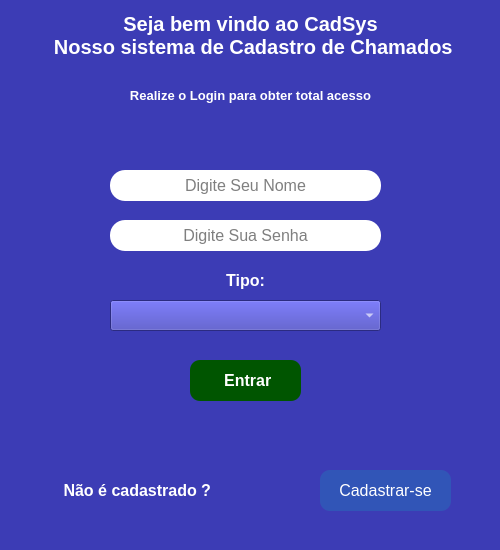
<?xml version="1.0" encoding="UTF-8"?>
<ui version="4.0">
 <class>MainWindow</class>
 <widget class="QMainWindow" name="MainWindow">
  <property name="geometry">
   <rect>
    <x>0</x>
    <y>0</y>
    <width>500</width>
    <height>550</height>
   </rect>
  </property>
  <property name="windowTitle">
   <string>Login</string>
  </property>
  <property name="styleSheet">
   <string notr="true">background-color: rgb(60, 60, 181);</string>
  </property>
  <widget class="QWidget" name="centralwidget">
   <widget class="QLabel" name="label">
    <property name="geometry">
     <rect>
      <x>40</x>
      <y>0</y>
      <width>421</width>
      <height>71</height>
     </rect>
    </property>
    <property name="font">
     <font>
      <pointsize>15</pointsize>
      <weight>75</weight>
      <bold>true</bold>
     </font>
    </property>
    <property name="styleSheet">
     <string notr="true">color: rgb(255, 255, 255);</string>
    </property>
    <property name="text">
     <string>Seja bem vindo ao CadSys 
 Nosso sistema de Cadastro de Chamados</string>
    </property>
    <property name="alignment">
     <set>Qt::AlignCenter</set>
    </property>
   </widget>
   <widget class="QPushButton" name="pushButton_2">
    <property name="geometry">
     <rect>
      <x>190</x>
      <y>360</y>
      <width>111</width>
      <height>41</height>
     </rect>
    </property>
    <property name="font">
     <font>
      <pointsize>12</pointsize>
      <weight>75</weight>
      <bold>true</bold>
     </font>
    </property>
    <property name="styleSheet">
     <string notr="true">border-radius: 10px;
color: rgb(255, 255, 255);
background-color: rgb(0, 85, 0);</string>
    </property>
    <property name="text">
     <string> Entrar</string>
    </property>
    <property name="icon">
     <iconset>
      <normaloff>../src/do-utilizador.png</normaloff>../src/do-utilizador.png</iconset>
    </property>
   </widget>
   <widget class="QLabel" name="label_2">
    <property name="geometry">
     <rect>
      <x>110</x>
      <y>80</y>
      <width>281</width>
      <height>31</height>
     </rect>
    </property>
    <property name="font">
     <font>
      <pointsize>10</pointsize>
      <weight>75</weight>
      <bold>true</bold>
     </font>
    </property>
    <property name="styleSheet">
     <string notr="true">color: rgb(255, 255, 255);</string>
    </property>
    <property name="text">
     <string>Realize o Login para obter total acesso</string>
    </property>
    <property name="alignment">
     <set>Qt::AlignCenter</set>
    </property>
   </widget>
   <widget class="QLineEdit" name="user">
    <property name="geometry">
     <rect>
      <x>110</x>
      <y>170</y>
      <width>271</width>
      <height>31</height>
     </rect>
    </property>
    <property name="font">
     <font>
      <pointsize>12</pointsize>
     </font>
    </property>
    <property name="styleSheet">
     <string notr="true">padding: 5px; color: #000; background-color: #fff;
border-width: 2px; border-radius: 15px; border-color: #000;</string>
    </property>
    <property name="text">
     <string/>
    </property>
    <property name="alignment">
     <set>Qt::AlignCenter</set>
    </property>
    <property name="placeholderText">
     <string>Digite Seu Nome</string>
    </property>
   </widget>
   <widget class="QLineEdit" name="passwd">
    <property name="geometry">
     <rect>
      <x>110</x>
      <y>220</y>
      <width>271</width>
      <height>31</height>
     </rect>
    </property>
    <property name="font">
     <font>
      <pointsize>12</pointsize>
     </font>
    </property>
    <property name="styleSheet">
     <string notr="true">padding: 5px; color: #000; background-color: #fff;
border-width: 2px; border-radius: 15px; border-color: #000;</string>
    </property>
    <property name="text">
     <string/>
    </property>
    <property name="alignment">
     <set>Qt::AlignCenter</set>
    </property>
    <property name="placeholderText">
     <string>Digite Sua Senha</string>
    </property>
   </widget>
   <widget class="QPushButton" name="pushButton_3">
    <property name="geometry">
     <rect>
      <x>320</x>
      <y>470</y>
      <width>131</width>
      <height>41</height>
     </rect>
    </property>
    <property name="font">
     <font>
      <pointsize>12</pointsize>
     </font>
    </property>
    <property name="styleSheet">
     <string notr="true">color: #fff; background-color: #3155b7; border-radius: 10px;</string>
    </property>
    <property name="text">
     <string>Cadastrar-se</string>
    </property>
    <property name="icon">
     <iconset>
      <normaloff>../src/cadastro.png</normaloff>../src/cadastro.png</iconset>
    </property>
   </widget>
   <widget class="QLabel" name="label_5">
    <property name="geometry">
     <rect>
      <x>0</x>
      <y>480</y>
      <width>211</width>
      <height>21</height>
     </rect>
    </property>
    <property name="font">
     <font>
      <pointsize>12</pointsize>
      <weight>75</weight>
      <bold>true</bold>
     </font>
    </property>
    <property name="styleSheet">
     <string notr="true">color: #fff</string>
    </property>
    <property name="text">
     <string>Não é cadastrado ?</string>
    </property>
    <property name="alignment">
     <set>Qt::AlignRight|Qt::AlignTrailing|Qt::AlignVCenter</set>
    </property>
   </widget>
   <widget class="QLabel" name="label_6">
    <property name="geometry">
     <rect>
      <x>140</x>
      <y>410</y>
      <width>221</width>
      <height>31</height>
     </rect>
    </property>
    <property name="font">
     <font>
      <pointsize>10</pointsize>
      <weight>75</weight>
      <bold>true</bold>
     </font>
    </property>
    <property name="styleSheet">
     <string notr="true">color: rgb(255, 255, 0);</string>
    </property>
    <property name="text">
     <string/>
    </property>
    <property name="alignment">
     <set>Qt::AlignCenter</set>
    </property>
   </widget>
   <widget class="QLabel" name="label_7">
    <property name="geometry">
     <rect>
      <x>210</x>
      <y>270</y>
      <width>71</width>
      <height>21</height>
     </rect>
    </property>
    <property name="font">
     <font>
      <pointsize>12</pointsize>
      <weight>75</weight>
      <bold>true</bold>
     </font>
    </property>
    <property name="styleSheet">
     <string notr="true">color: #fff</string>
    </property>
    <property name="text">
     <string>Tipo:</string>
    </property>
    <property name="alignment">
     <set>Qt::AlignCenter</set>
    </property>
   </widget>
   <widget class="QComboBox" name="combobox">
    <property name="geometry">
     <rect>
      <x>110</x>
      <y>300</y>
      <width>271</width>
      <height>31</height>
     </rect>
    </property>
    <property name="font">
     <font>
      <pointsize>10</pointsize>
     </font>
    </property>
    <property name="styleSheet">
     <string notr="true">color: rgb(255, 255, 255);
</string>
    </property>
    <item>
     <property name="text">
      <string/>
     </property>
    </item>
    <item>
     <property name="text">
      <string>usuario</string>
     </property>
    </item>
    <item>
     <property name="text">
      <string>tecnico</string>
     </property>
    </item>
   </widget>
  </widget>
  <widget class="QStatusBar" name="statusbar"/>
 </widget>
 <resources/>
 <connections/>
</ui>
